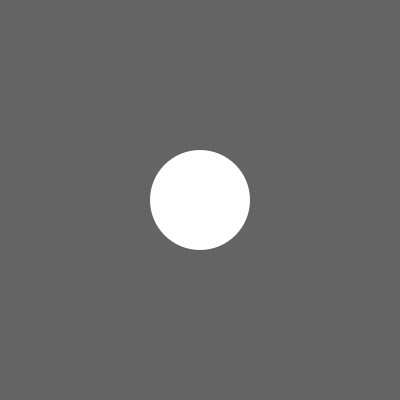
Frame 1 (no input)
Frame 60 (the mouse pressed at the canvas centre just before this capture): identical to frame 1, image omitted
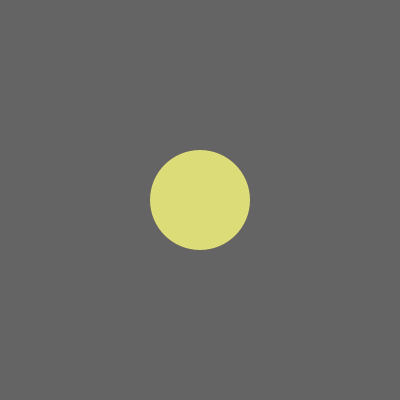
Frame 120 (the mouse held since frame 60 and released just before this capture)

The Processing sketch that drew these frames (run headless with seeded random() and noise(); from frame 60 on, the mouse is pressed at the canvas centre):

// Processing sketch: Distance
// ── Distance.pde
// Distance
//
// Calculate the distance between 2 points. In this case,
// used to compare how far the mouse is from the circle
// and decide if the mouse is inside or outside the circle's
// radius.
//
// Move the mouse over the circle.
//
// Dan Wilcox danomatika.com 2016

// circle pos
float x, y;

// how big?
float circleSize = 100;

void setup() {
  size(400, 400);
  
  // center
  x = width/2;
  y = height/2;
}

void draw() {
  background(100);
  
  // how far is the mouse from the circle pos?
  float d = dist(mouseX, mouseY, x, y);
  
  // check for overlaps, if the distance between the mouse
  // & the circle is less than the sum of it's radii, the
  // mouse is inside the circle
  if(d < circleSize) {
    fill(220, 220, 120); // gold
  }
  else {
    fill(255); // white 
  }
  
  // draw the circle
  noStroke();
  ellipse(x, y, circleSize, circleSize);
}
